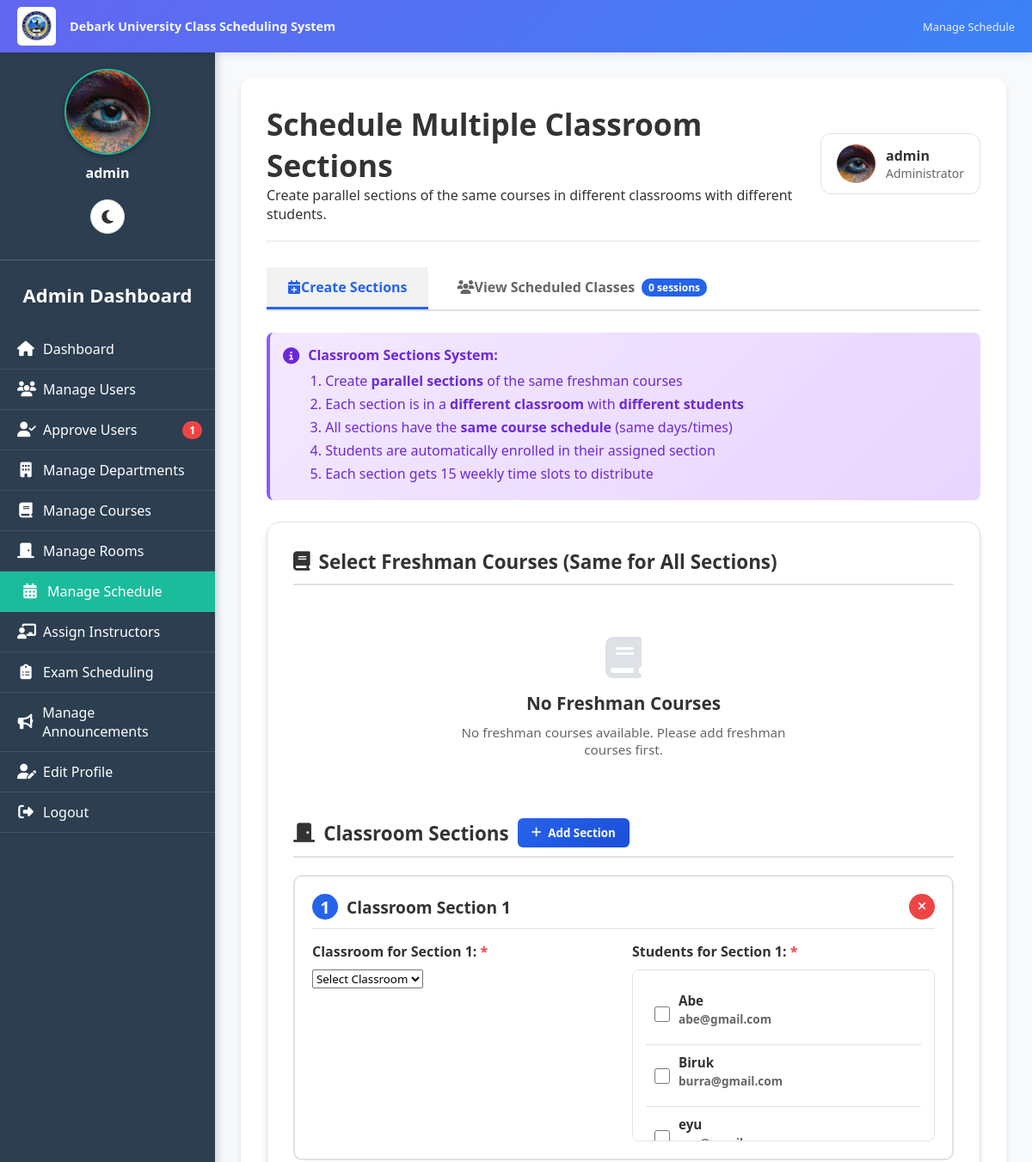
Before: /admin/manage_schedules.php (signed in, upper part) with the older database file.
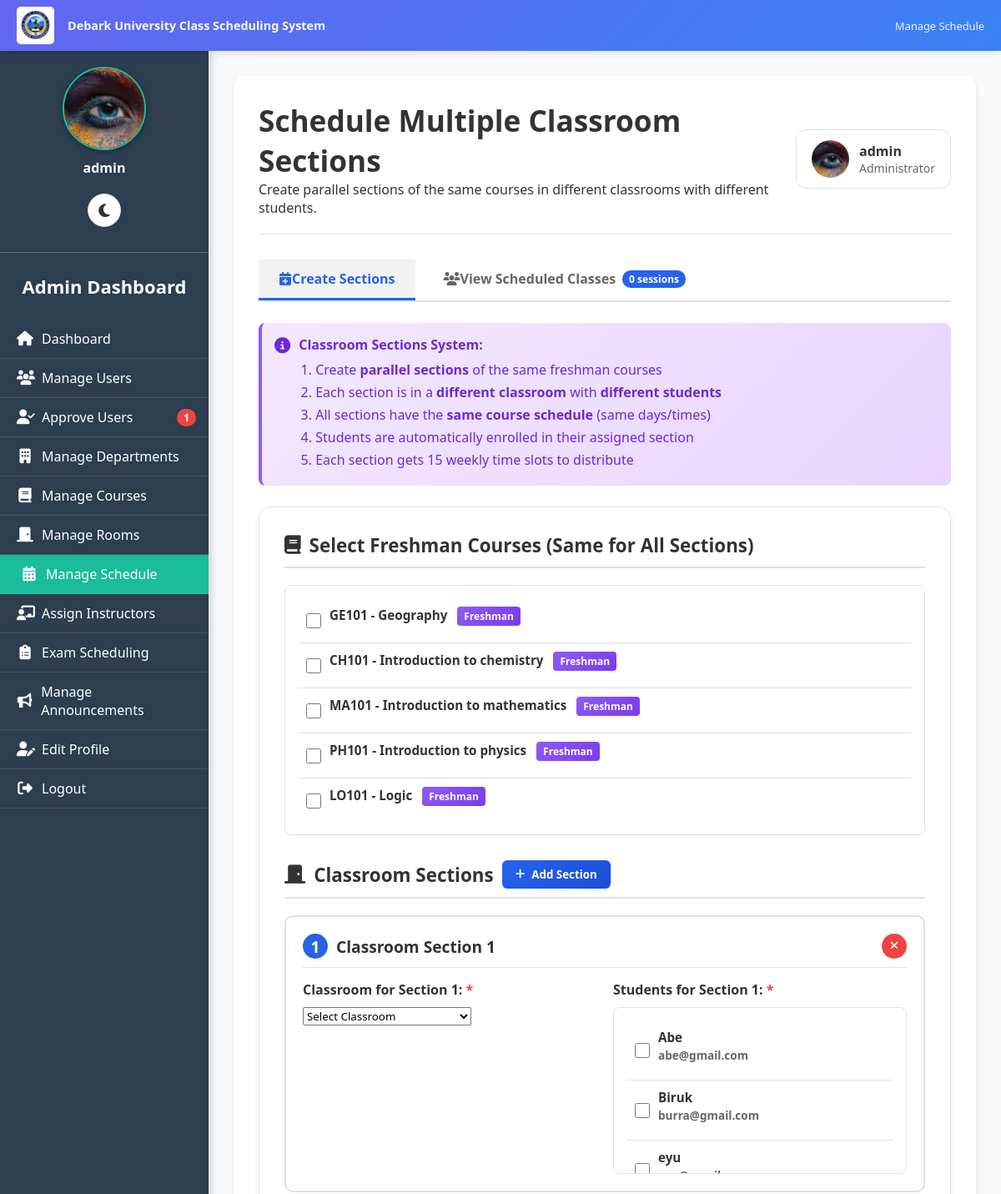
After: the same page with the newer database file.
### tables this page shows
CREATE TABLE `users` (
  `user_id` int(11) NOT NULL,
  `username` varchar(50) NOT NULL,
  `password` varchar(255) NOT NULL,
  `full_name` varchar(100) NOT NULL,
  `student_id` varchar(50) DEFAULT NULL,
  `email` varchar(100) DEFAULT NULL,
  `role` enum('admin','instructor','student','department_head') NOT NULL,
  `department_id` int(11) DEFAULT NULL,
  `year` varchar(10) DEFAULT NULL,
  `created_at` timestamp NOT NULL DEFAULT current_timestamp(),
  `profile_picture` varchar(255) DEFAULT NULL,
  `email_verified` tinyint(1) DEFAULT 0,
  `verification_token` varchar(255) DEFAULT NULL,
  `is_approved` tinyint(1) DEFAULT 0,
  `is_verified` tinyint(1) NOT NULL DEFAULT 0,
  `id_number` varchar(20) DEFAULT NULL
);

CREATE TABLE `courses` (
  `course_id` int(11) NOT NULL,
  `course_code` varchar(20) NOT NULL,
  `course_name` varchar(100) NOT NULL,
  `credit_hours` int(11) NOT NULL,
  `department_id` int(11) DEFAULT NULL,
  `created_at` timestamp NOT NULL DEFAULT current_timestamp(),
  `prerequisite` varchar(255) DEFAULT NULL,
  `category` enum('Compulsory','Elective','Optional') DEFAULT 'Compulsory',
  `contact_hours` int(11) NOT NULL DEFAULT 3,
  `lab_hours` int(11) NOT NULL DEFAULT 0,
  `tutorial_hours` int(11) NOT NULL DEFAULT 0,
  `description` text DEFAULT NULL,
  `is_freshman` tinyint(1) DEFAULT 0
);

### public/admin/manage_schedules.php (the view, shortened to what the changed rows need)
<?php
require __DIR__ . '/../../includes/db.php';
try {
    $pdo->query("SELECT 1");
} catch (Exception $e) {
    die("Database connection failed: " . $e->getMessage());
}
include __DIR__ . '/../includes/darkmode.php';
$view_mode = false;
$freshman_courses = $pdo->query("SELECT * FROM courses WHERE is_freshman = 1 ORDER BY course_name")->fetchAll(PDO::FETCH_ASSOC);
$freshman_students = $pdo->query("
    SELECT u.user_id, u.username, u.email, d.department_name
    FROM users u
    LEFT JOIN departments d ON u.department_id = d.department_id
    WHERE u.role = 'student'
    AND u.year = 'freshman'
    ORDER BY u.username
")->fetchAll(PDO::FETCH_ASSOC);
?>
<!DOCTYPE html>
<html lang="en" data-theme="<?= $darkMode ? 'dark' : 'light' ?>">
<head>
<link rel="stylesheet" href="https://cdnjs.cloudflare.com/ajax/libs/font-awesome/6.4.0/css/all.min.css">
<link rel="stylesheet" href="../../assets/css/darkmode.css">
</head>
<body>
    <div class="sidebar" id="sidebar">
        <div class="sidebar-content" id="sidebarContent">
            <h2>Admin Dashboard</h2>
        </div>
    </div>
    <div class="main-content">
        <div class="content-wrapper">
            <div class="header">
                <div>
                    <h1>Schedule Multiple Classroom Sections</h1>
                </div>
            </div>
            <?php if(!$view_mode): ?>
            <form method="POST" class="classroom-sections-form" id="classroomSectionsForm" onsubmit="return validateSectionsForm()">
                <div class="form-group">
                    <?php if(empty($freshman_courses)): ?>
                        <div class="empty-state">
                            <i class="fas fa-book"></i>
                            <h3>No Freshman Courses</h3>
                            <p>No freshman courses available. Please add freshman courses first.</p>
                        </div>
                    <?php else: ?>
                        <div class="course-selection">
                            <?php foreach($freshman_courses as $course): ?>
                                <div class="course-item">
                                    <input type="checkbox" name="course_ids[]" value="<?= $course['course_id'] ?>"
                                           id="course_<?= $course['course_id'] ?>" class="course-checkbox"
                                           onchange="updateSelectionCounts()">
                                    <label for="course_<?= $course['course_id'] ?>" class="course-info">
                                        <div class="course-code">
                                            <?= htmlspecialchars($course['course_code']) ?> - <?= htmlspecialchars($course['course_name']) ?>
                                            <span class="freshman-badge">Freshman</span>
                                        </div>
                                    </label>
                                </div>
                            <?php endforeach; ?>
                        </div>
                    <?php endif; ?>
                </div>
                <div id="classroomSectionsContainer">
                    <div class="section-container" data-section="1">
                        <div class="section-content">
                            <div class="form-group">
                                <?php if(empty($freshman_students)): ?>
                                    <div class="empty-state" style="padding: 10px;">
                                        <p>No freshman students available.</p>
                                    </div>
                                <?php else: ?>
                                    <div class="student-selection" style="max-height: 200px;">
                                        <?php foreach($freshman_students as $student): ?>
                                            <div class="student-item">
                                                <input type="checkbox" name="classroom_sections[0][student_ids][]"
                                                       value="<?= $student['user_id'] ?>"
                                                       id="student_section_1_<?= $student['user_id'] ?>"
                                                       class="section-student-checkbox"
                                                       data-section="1">
                                                <label for="student_section_1_<?= $student['user_id'] ?>" class="student-info">
                                                    <div class="student-name">
                                                        <?= htmlspecialchars($student['username']) ?>
                                                    </div>
                                                    <div class="student-email">
                                                        <?= htmlspecialchars($student['email']) ?>
                                                    </div>
                                                </label>
                                            </div>
                                        <?php endforeach; ?>
                                    </div>
                                <?php endif; ?>
                            </div>
                        </div>
                    </div>
                </div>
            </form>
            <?php endif; ?>
        </div>
    </div>
</body>
</html>

Changed rows visible on the page:
added courses: course_code "GE101", course_name "Geography"
added courses: course_code "CH101", course_name "Introduction to chemistry"
added courses: course_code "MA101", course_name "Introduction to mathematics"
added courses: course_code "PH101", course_name "Introduction to physics"
added courses: course_code "LO101", course_name "Logic"
Other visible differences:
text no longer shown: "No Freshman Courses No freshman courses available. Please add freshman courses first."
